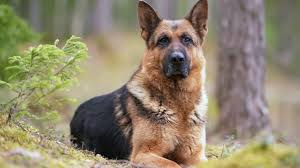
#> input picture viol_haar-main/dog3.jpeg, 300 x 168 px, found by its file name
$ python viol.py
#> lines starting #> are read from the running program, lines starting #| are printed output that depends on the picture; after the words box and inside, x2 and y2 are one past the last pixel; in counts of white or black regions, pixels touching at a corner belong together
import cv2

dog_cascade = cv2.CascadeClassifier(r'C:\Users\Yerlan\Downloads\dog-cascade_40x40_rev2.xml')

image_path = r'C:\Users\Yerlan\Downloads\dog3.jpeg'
output_path = r'C:\Users\Yerlan\Downloads\dog_detected3.jpeg'

image = cv2.imread(image_path)
#> image is the input picture: shape (168, 300, 3); mean B, G, R 109.4, 133.6, 144
if image is None:
    print(f"Error loading image: {image_path}")
else:
    gray = cv2.cvtColor(image, cv2.COLOR_BGR2GRAY)
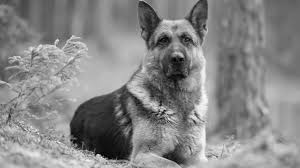
#> gray: shape (168, 300); min 0, max 254, mean 134

    dogs = dog_cascade.detectMultiScale(gray, scaleFactor=1.1, minNeighbors=5, minSize=(50, 50))
#> dogs = [[139, 10, 73, 73]]

    num_dogs = len(dogs)
#> num_dogs = 1
    print(f"Detected dogs: {num_dogs}")
#| Detected dogs: 1

    for (x, y, w, h) in dogs:
        cv2.rectangle(image, (x, y), (x + w, y + h), (0, 255, 0), 3)
        cv2.putText(image, "Dog Detected!", (x, y - 10), cv2.FONT_HERSHEY_SIMPLEX, 0.8, (0, 255, 0), 2)
#> this loop made 1 pass
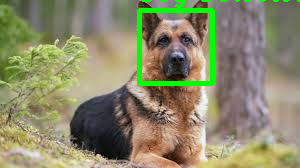
#> image: shape (168, 300, 3); 3.22% of pixels changed, all inside (x1, y1, x2, y2) = (137, 0, 300, 86)

    cv2.putText(
        image,
        f"Detected dogs: {num_dogs}",
        (10, 30),
        cv2.FONT_HERSHEY_SIMPLEX,
        1,
        (0, 0, 255),
        2
    )
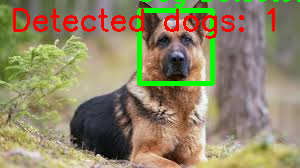
#> image: shape (168, 300, 3); 3.56% of pixels changed, all inside (x1, y1, x2, y2) = (13, 8, 275, 39)

    cv2.imwrite(output_path, image)
    print(f"Result saved: {output_path}")

    scale_percent = 50
    width = int(image.shape[1] * scale_percent / 100)
#> width = 150
    height = int(image.shape[0] * scale_percent / 100)
#> height = 84
    resized_image = cv2.resize(image, (800, 600), interpolation=cv2.INTER_AREA)
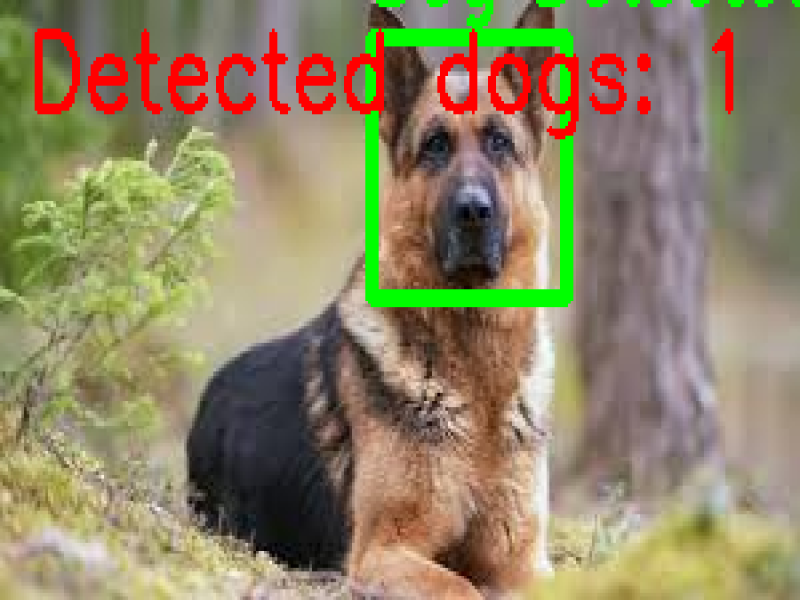
#> resized_image: shape (600, 800, 3); mean B, G, R 102.4, 133, 144.2


    cv2.imshow('Dog Detection', image)
    cv2.waitKey(0)
    cv2.destroyAllWindows()
